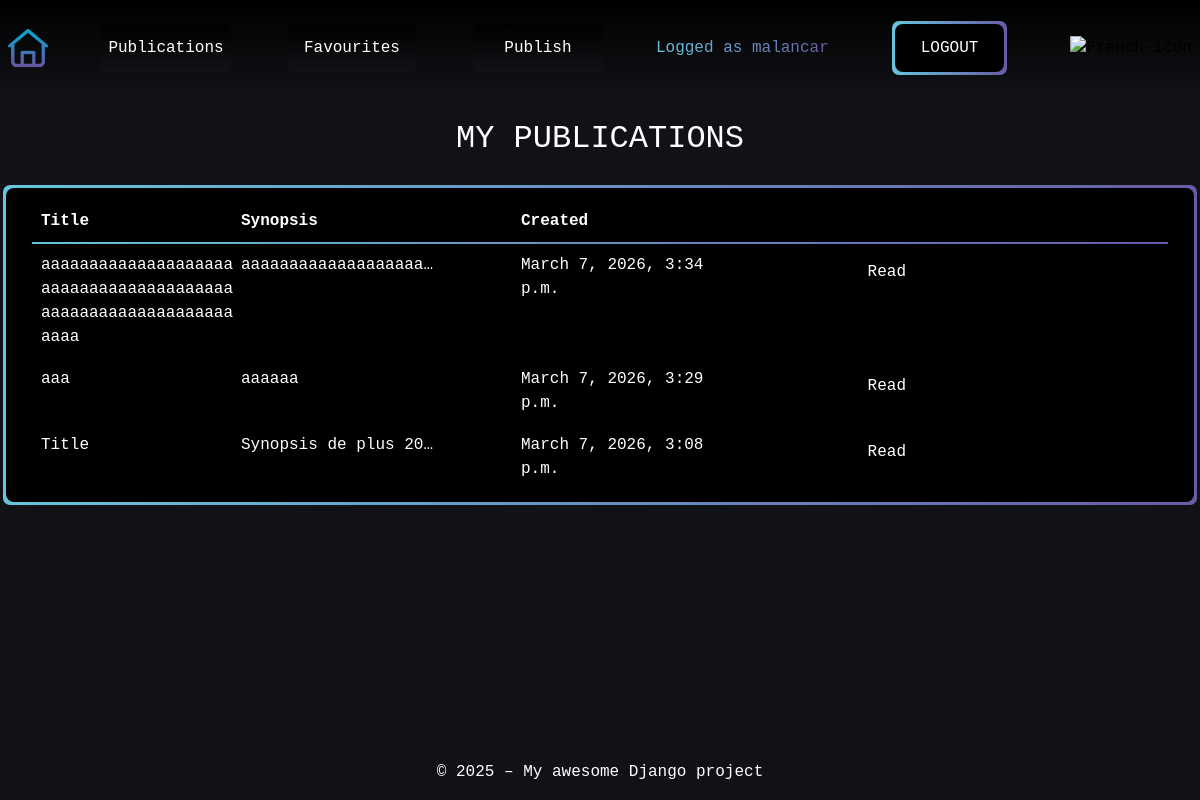
/en/articles/publications/ (signed in), run on an earlier commit of the app's database.
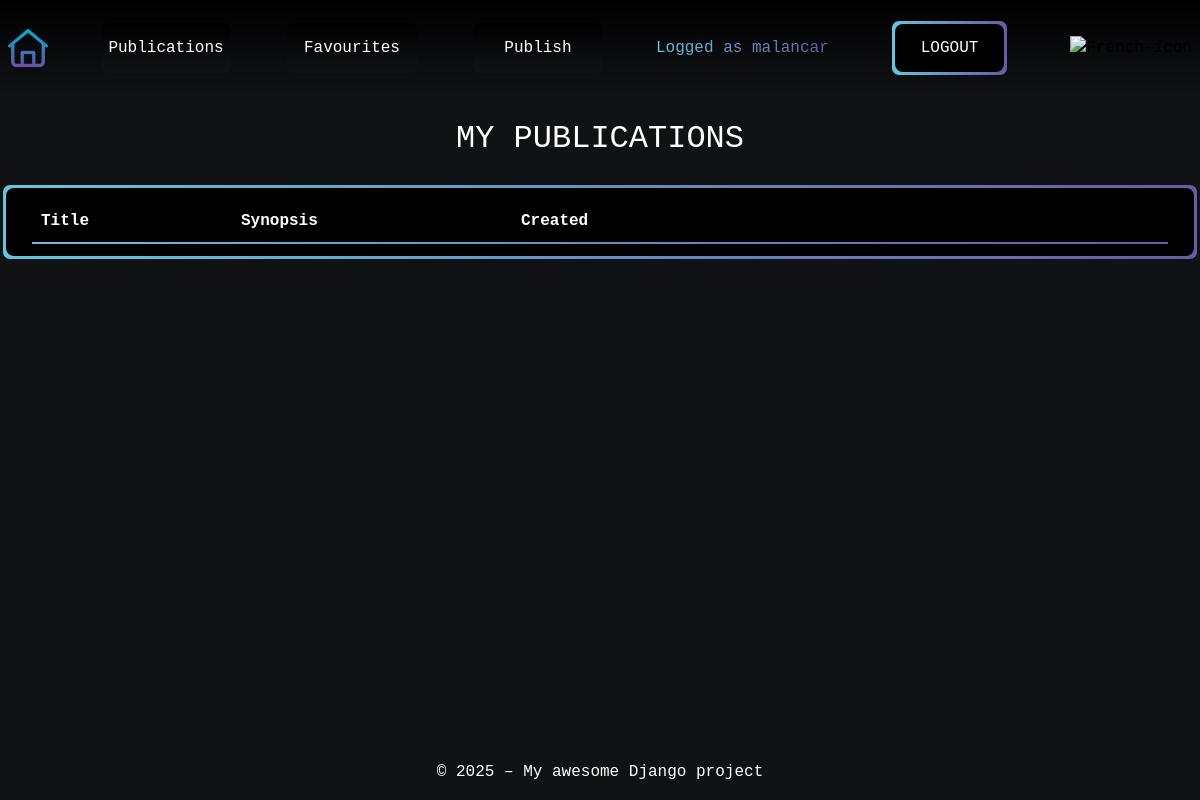
And on a later commit of the database.
### articles/models.py (models this page shows, shortened)
class Article(models.Model):
    title = models.CharField(max_length=64, null=False)
    author = models.ForeignKey(
        settings.AUTH_USER_MODEL,
        on_delete=models.CASCADE,
        related_name="article",
        null=False
    )
    created = models.DateTimeField(auto_now_add=True, null=False)
    synopsis = models.CharField(max_length=312, null=False)
    content = models.TextField(null=False)

### articles/views.py (the view)
# urls.py: path('publications/', UserArticleListView.as_view(), name='user-publications'),
class UserArticleListView(LoginRequiredMixin, ListView):
    model = Article
    template_name = "articles/publications.html"
    context_object_name = "articles"
    login_url = "/login/"
    def get_queryset(self):
        user = self.request.user
        return Article.objects.filter(author=user).order_by('-created')

### users/context_processors.py (called while the page is built)
def login_form(request):
    return {"login_form": CustomLoginForm()}

### articles/templates/articles/publications.html
{% extends "base.html" %}
{% load i18n %}
{% load static %}
{% block extra_css %}
 <link rel="stylesheet" href="{% static 'articles/css/articles.css' %}">
{% endblock %}
{% block content %}
<div class="page-content">
    <h2 class="text-center m-4">{% trans "MY PUBLICATIONS" %}</h2>
    <div class="tables div-wrapper">
        <table class="div-overlay ">
            <thead>
                <tr>
                    <th> {% trans "Title" %} </th>
                    <th class="w-25"> {% trans "Synopsis" %}</th>
                    <th> {% trans "Created" %} </th>
                    <th></th>
                </tr>
            </thead>
            <tbody>
                {% for article in articles %}
                    <tr class="text-cut">
                        <td>{{ article.title }}</td>
                        <td class="w-25"> {{ article.synopsis|truncatechars:20 }} </td>
                        <td> {{ article.created }} </td>
                        <td class="text-end">
                            <a href="{% url 'articles:article-detail' article.id %}" class="btn">Read</a>
                        </td>
                    </tr>
                {% endfor %}
            </tbody>
        </table>
    </div>
</div>
{% endblock %}

What changed in the data, as far as the page shows it:
removed Article: title "aaaaaaaaaaaaaaaaaaaaaaaaaaaaaaaaaaaaaaaaaaaaaaaaaaaaaaaaaaaaaaaa", synopsis "aaaaaaaaaaaaaaaaaaa…", created "March 7, 2026, 3:34 p.m."
removed Article: title "aaa", synopsis "aaaaaa", created "March 7, 2026, 3:29 p.m."
removed Article: title "Title", synopsis "Synopsis de plus 20…", created "March 7, 2026, 3:08 p.m."
